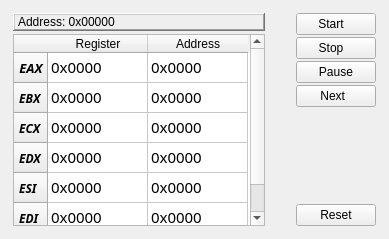
             <widget class="QWidget" name="tab_7">
              <attribute name="title">
               <string>Debug</string>
              </attribute>
              <layout class="QHBoxLayout" name="horizontalLayout_2">
               <item>
                <widget class="QWidget" name="widget_7" native="true">
                 <property name="sizePolicy">
                  <sizepolicy hsizetype="Expanding" vsizetype="Preferred">
                   <horstretch>0</horstretch>
                   <verstretch>0</verstretch>
                  </sizepolicy>
                 </property>
                 <property name="maximumSize">
                  <size>
                   <width>256</width>
                   <height>16777215</height>
                  </size>
                 </property>
                 <layout class="QVBoxLayout" name="verticalLayout_18">
                  <property name="spacing">
                   <number>3</number>
                  </property>
                  <property name="leftMargin">
                   <number>2</number>
                  </property>
                  <property name="topMargin">
                   <number>2</number>
                  </property>
                  <property name="rightMargin">
                   <number>2</number>
                  </property>
                  <property name="bottomMargin">
                   <number>2</number>
                  </property>
                  <item>
                   <widget class="QLabel" name="label_2">
                    <property name="frameShape">
                     <enum>QFrame::WinPanel</enum>
                    </property>
                    <property name="frameShadow">
                     <enum>QFrame::Raised</enum>
                    </property>
                    <property name="text">
                     <string>Address: 0x00000</string>
                    </property>
                   </widget>
                  </item>
                  <item>
                   <widget class="QTableWidget" name="tableWidget">
                    <row>
                     <property name="text">
                      <string> EAX </string>
                     </property>
                     <property name="font">
                      <font>
                       <family>Courier 10 Pitch</family>
                       <pointsize>10</pointsize>
                       <weight>75</weight>
                       <italic>true</italic>
                       <bold>true</bold>
                      </font>
                     </property>
                    </row>
                    <row>
                     <property name="text">
                      <string> EBX </string>
                     </property>
                     <property name="font">
                      <font>
                       <family>Courier 10 Pitch</family>
                       <weight>75</weight>
                       <italic>true</italic>
                       <bold>true</bold>
                      </font>
                     </property>
                    </row>
                    <row>
                     <property name="text">
                      <string> ECX </string>
                     </property>
                     <property name="font">
                      <font>
                       <family>Courier 10 Pitch</family>
                       <weight>75</weight>
                       <italic>true</italic>
                       <bold>true</bold>
                      </font>
                     </property>
                    </row>
                    <row>
                     <property name="text">
                      <string> EDX </string>
                     </property>
                     <property name="font">
                      <font>
                       <family>Courier 10 Pitch</family>
                       <weight>75</weight>
                       <italic>true</italic>
                       <bold>true</bold>
                      </font>
                     </property>
                    </row>
                    <row>
                     <property name="text">
                      <string> ESI </string>
                     </property>
                     <property name="font">
                      <font>
                       <family>Courier 10 Pitch</family>
                       <weight>75</weight>
                       <italic>true</italic>
                       <bold>true</bold>
                      </font>
                     </property>
                    </row>
                    <row>
                     <property name="text">
                      <string> EDI </string>
                     </property>
                     <property name="font">
                      <font>
                       <family>Courier 10 Pitch</family>
                       <weight>75</weight>
                       <italic>true</italic>
                       <bold>true</bold>
                      </font>
                     </property>
                    </row>
                    <column>
                     <property name="text">
                      <string>Register</string>
                     </property>
                    </column>
                    <column>
                     <property name="text">
                      <string>Address</string>
                     </property>
                    </column>
                    <item row="0" column="0">
                     <property name="text">
                      <string>0x0000</string>
                     </property>
                     <property name="font">
                      <font>
                       <family>Courier 10 Pitch</family>
                       <pointsize>11</pointsize>
                      </font>
                     </property>
                    </item>
                    <item row="0" column="1">
                     <property name="text">
                      <string>0x0000</string>
                     </property>
                     <property name="font">
                      <font>
                       <family>Courier 10 Pitch</family>
                       <pointsize>11</pointsize>
                      </font>
                     </property>
                    </item>
                    <item row="1" column="0">
                     <property name="text">
                      <string>0x0000</string>
                     </property>
                     <property name="font">
                      <font>
                       <family>Courier 10 Pitch</family>
                       <pointsize>11</pointsize>
                      </font>
                     </property>
                    </item>
                    <item row="1" column="1">
                     <property name="text">
                      <string>0x0000</string>
                     </property>
                     <property name="font">
                      <font>
                       <family>Courier 10 Pitch</family>
                       <pointsize>11</pointsize>
                      </font>
                     </property>
                    </item>
                    <item row="2" column="0">
                     <property name="text">
                      <string>0x0000</string>
                     </property>
                     <property name="font">
                      <font>
                       <family>Courier 10 Pitch</family>
                       <pointsize>11</pointsize>
                      </font>
                     </property>
                    </item>
                    <item row="2" column="1">
                     <property name="text">
                      <string>0x0000</string>
                     </property>
                     <property name="font">
                      <font>
                       <family>Courier 10 Pitch</family>
                       <pointsize>11</pointsize>
                      </font>
                     </property>
                    </item>
                    <item row="3" column="0">
                     <property name="text">
                      <string>0x0000</string>
                     </property>
                     <property name="font">
                      <font>
                       <family>Courier 10 Pitch</family>
                       <pointsize>11</pointsize>
                      </font>
                     </property>
                    </item>
                    <item row="3" column="1">
                     <property name="text">
                      <string>0x0000</string>
                     </property>
                     <property name="font">
                      <font>
                       <family>Courier 10 Pitch</family>
                       <pointsize>11</pointsize>
                      </font>
                     </property>
                    </item>
                    <item row="4" column="0">
                     <property name="text">
                      <string>0x0000</string>
                     </property>
                     <property name="font">
                      <font>
                       <family>Courier 10 Pitch</family>
                       <pointsize>11</pointsize>
                      </font>
                     </property>
                    </item>
                    <item row="4" column="1">
                     <property name="text">
                      <string>0x0000</string>
                     </property>
                     <property name="font">
                      <font>
                       <family>Courier 10 Pitch</family>
                       <pointsize>11</pointsize>
                      </font>
                     </property>
                    </item>
                    <item row="5" column="0">
                     <property name="text">
                      <string>0x0000</string>
                     </property>
                     <property name="font">
                      <font>
                       <family>Courier 10 Pitch</family>
                       <pointsize>11</pointsize>
                      </font>
                     </property>
                    </item>
                    <item row="5" column="1">
                     <property name="text">
                      <string>0x0000</string>
                     </property>
                     <property name="font">
                      <font>
                       <family>Courier 10 Pitch</family>
                       <pointsize>11</pointsize>
                      </font>
                     </property>
                    </item>
                   </widget>
                  </item>
                 </layout>
                </widget>
               </item>
               <item>
                <spacer name="horizontalSpacer">
                 <property name="orientation">
                  <enum>Qt::Horizontal</enum>
                 </property>
                 <property name="sizeType">
                  <enum>QSizePolicy::Preferred</enum>
                 </property>
                 <property name="sizeHint" stdset="0">
                  <size>
                   <width>21</width>
                   <height>20</height>
                  </size>
                 </property>
                </spacer>
               </item>
               <item>
                <widget class="QWidget" name="widget_8" native="true">
                 <property name="sizePolicy">
                  <sizepolicy hsizetype="Expanding" vsizetype="Preferred">
                   <horstretch>0</horstretch>
                   <verstretch>0</verstretch>
                  </sizepolicy>
                 </property>
                 <property name="maximumSize">
                  <size>
                   <width>123</width>
                   <height>16777215</height>
                  </size>
                 </property>
                 <layout class="QVBoxLayout" name="verticalLayout_17">
                  <property name="spacing">
                   <number>2</number>
                  </property>
                  <property name="leftMargin">
                   <number>2</number>
                  </property>
                  <property name="topMargin">
                   <number>2</number>
                  </property>
                  <property name="rightMargin">
                   <number>2</number>
                  </property>
                  <property name="bottomMargin">
                   <number>2</number>
                  </property>
                  <item>
                   <widget class="QPushButton" name="pushButton_7">
                    <property name="text">
                     <string> Start    </string>
                    </property>
                    <property name="icon">
                     <iconset>
                      <normalon>:/images/Button Play-01.ico</normalon>
                     </iconset>
                    </property>
                   </widget>
                  </item>
                  <item>
                   <widget class="QPushButton" name="pushButton_8">
                    <property name="text">
                     <string> Stop    </string>
                    </property>
                    <property name="icon">
                     <iconset>
                      <normalon>:/images/Button Reminder-01.ico</normalon>
                     </iconset>
                    </property>
                   </widget>
                  </item>
                  <item>
                   <widget class="QPushButton" name="pushButton_9">
                    <property name="text">
                     <string> Pause </string>
                    </property>
                    <property name="icon">
                     <iconset>
                      <normalon>:/images/Button Pause-01.ico</normalon>
                     </iconset>
                    </property>
                   </widget>
                  </item>
                  <item>
                   <widget class="QPushButton" name="pushButton_10">
                    <property name="text">
                     <string> Next   </string>
                    </property>
                    <property name="icon">
                     <iconset>
                      <normalon>:/images/Button Next-01.ico</normalon>
                     </iconset>
                    </property>
                   </widget>
                  </item>
                  <item>
                   <spacer name="verticalSpacer_4">
                    <property name="orientation">
                     <enum>Qt::Vertical</enum>
                    </property>
                    <property name="sizeHint" stdset="0">
                     <size>
                      <width>20</width>
                      <height>40</height>
                     </size>
                    </property>
                   </spacer>
                  </item>
                  <item>
                   <widget class="QPushButton" name="pushButton_16">
                    <property name="text">
                     <string> Reset </string>
                    </property>
                    <property name="icon">
                     <iconset>
                      <normalon>:/images/Button Refresh-01.ico</normalon>
                     </iconset>
                    </property>
                   </widget>
                  </item>
                 </layout>
                </widget>
               </item>
              </layout>
             </widget>
